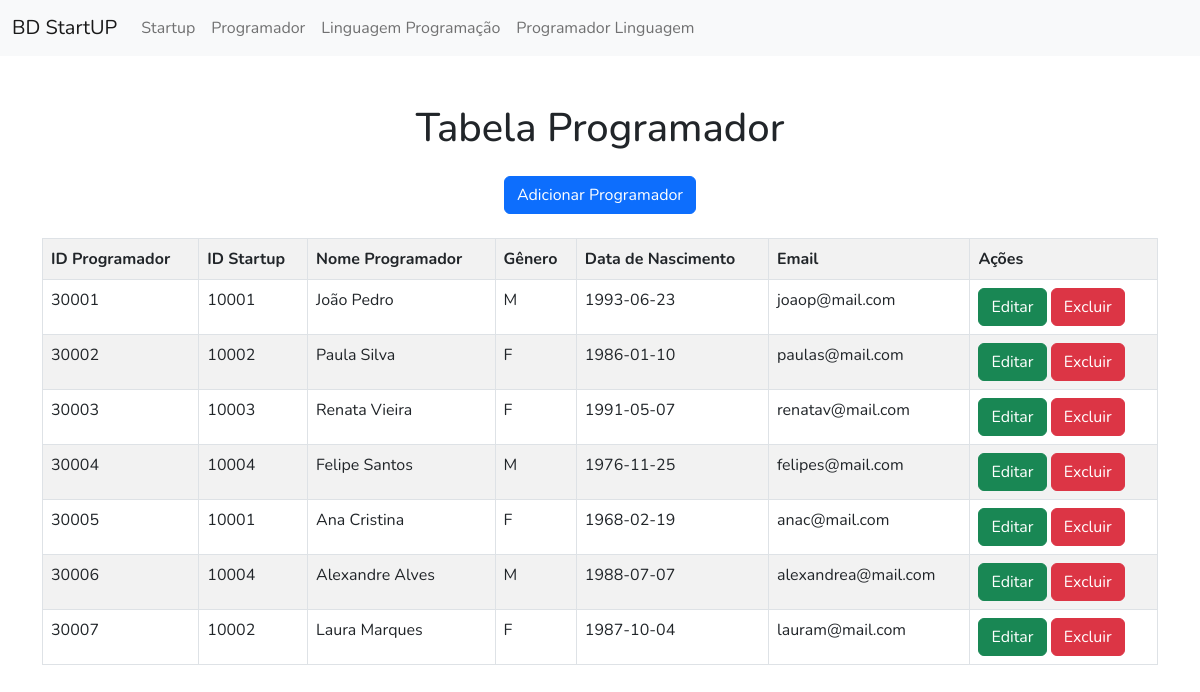
Screenshot of /?page=programador with the database file from the repository.
### tables this page shows
create table PROGRAMADOR(
    id_programador INT PRIMARY KEY AUTO_INCREMENT,
    id_startup INT,
    nome_programador VARCHAR(255) NOT NULL,
    genero enum('M','F'),
    data_nascimento DATE,
    email varchar(255),
    UNIQUE(email)
);

### programador/listarProg.php (the view)
<div class="d-flex flex-column justify-content-center align-items-center">
    <h1>Tabela Programador</h1>
    <a class="btn btn-primary mb-4 mt-3" href="?page=novoprogramador">Adicionar Programador</a>
</div>
<?php
    $sql = "SELECT * FROM programador";
    $res = $conn->query($sql);
    $qtd = $res->num_rows;
    if($qtd > 0){
        print "<table class='table table-hover table-striped table-bordered'>";
            print"<tr>";
            print"<th>ID Programador</th>";
            print"<th>ID Startup</th>";
            print"<th>Nome Programador</th>";
            print"<th>Gênero</th>";
            print"<th>Data de Nascimento</th>";
            print"<th>Email</th>";
            print"<th>Ações</th>";
            print"</tr>";
        while($row = $res -> fetch_object()) {
            print"<tr>";
            print "<td>".$row -> id_programador."</td>";
            print "<td>".$row -> id_startup."</td>";
            print "<td>".$row -> nome_programador."</td>";
            print "<td>".$row -> genero."</td>";
            print "<td>".$row -> data_nascimento."</td>";
            print "<td>".$row -> email."</td>";
            print "<td>
                <button
                onclick=\"location.href='?page=editarprogramador&id=".$row->id_programador."';\"
                class='btn btn-success'>Editar</button>
                <button
                onclick=\"if(confirm('Tem certeza que deseja excluir?')){
                    location.href='?page=salvarprogramador&acao=excluir&id=".$row->id_programador."';
                } else {false;}
                \"class='btn btn-danger'>Excluir</button>
            </td>";
            print"</tr>";
        }
        print "</table>";
    } else {
        print "<p class='alert alert-danger'>Nada foi encontrado</p>";
    }
?>

### index.php (style rules this page uses)
body { font-family: 'Nunito', sans-serif; }

### rows the page displays
programador: id_programador "30001", id_startup "10001", nome_programador "João Pedro", genero "M", data_nascimento "1993-06-23", email "joaop@mail.com"
programador: id_programador "30002", id_startup "10002", nome_programador "Paula Silva", genero "F", data_nascimento "1986-01-10", email "paulas@mail.com"
programador: id_programador "30003", id_startup "10003", nome_programador "Renata Vieira", genero "F", data_nascimento "1991-05-07", email "renatav@mail.com"
programador: id_programador "30004", id_startup "10004", nome_programador "Felipe Santos", genero "M", data_nascimento "1976-11-25", email "felipes@mail.com"
programador: id_programador "30005", id_startup "10001", nome_programador "Ana Cristina", genero "F", data_nascimento "1968-02-19", email "anac@mail.com"
programador: id_programador "30006", id_startup "10004", nome_programador "Alexandre Alves", genero "M", data_nascimento "1988-07-07", email "alexandrea@mail.com"
programador: id_programador "30007", id_startup "10002", nome_programador "Laura Marques", genero "F", data_nascimento "1987-10-04", email "lauram@mail.com"
